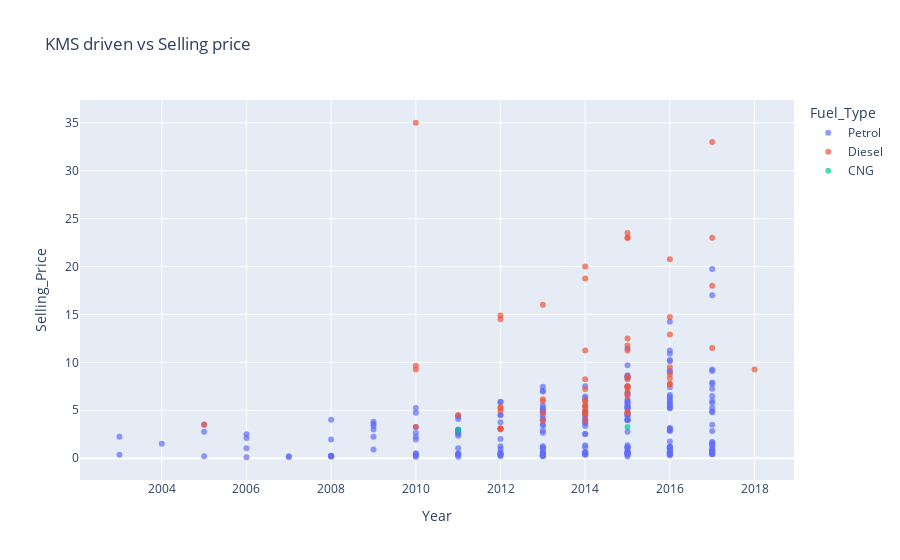

The code cell stored with this chart in its notebook:
### Markdown cell above
As we can see, the greater the present price the greater the selling price, this is also intuitive because the cars that are expensive, will probably also be sold at higher prices.

# Kilometer driven vs selling price 
see below, newer the car higher the selling price is

### Code cell
fig= px.scatter(car_data,
                x='Year',
                y='Selling_Price',
                opacity=.7,
                title='KMS driven vs Selling price',
                color='Fuel_Type')
fig.update_traces(marker_size=6)
fig.show()

### Figure 1 — Plotly figure (JSON) as saved in the notebook; plotly's stock layout.template omitted (floating-point values rounded to 4 significant figures; data arrays with more than 128 entries replaced by an {"elided": "..."} marker saying what was removed)
{"data": [{"hovertemplate": "Fuel_Type=Petrol<br>Year=%{x}<br>Selling_Price=%{y}<extra></extra>", "legendgroup": "Petrol", "marker": {"color": "#636efa", "opacity": 0.7, "size": 6, "symbol": "circle"}, "mode": "markers", "name": "Petrol", "orientation": "v", "showlegend": true, "type": "scatter", "x": {"elided": "239 int values"}, "xaxis": "x", "y": {"elided": "239 float values"}, "yaxis": "y"}, {"hovertemplate": "Fuel_Type=Diesel<br>Year=%{x}<br>Selling_Price=%{y}<extra></extra>", "legendgroup": "Diesel", "marker": {"color": "#EF553B", "opacity": 0.7, "size": 6, "symbol": "circle"}, "mode": "markers", "name": "Diesel", "orientation": "v", "showlegend": true, "type": "scatter", "x": [2013, 2014, 2018, 2015, 2016, 2015, 2015, 2016, 2015, 2016, 2015, 2012, 2014, 2014, 2014, 2014, 2012, 2015, 2017, 2013, 2014, 2014, 2015, 2017, 2014, 2010, 2014, 2011, 2014, 2012, 2016, 2015, 2017, 2015, 2005, 2010, 2014, 2015, 2016, 2010, 2010, 2015, 2015, 2014, 2015, 2012, 2012, 2013, 2013, 2015, 2012, 2013, 2012, 2016, 2014, 2016, 2014, 2015, 2016, 2017], "xaxis": "x", "y": [4.75, 4.6, 9.25, 6.5, 8.75, 7.45, 6.85, 7.75, 7.25, 7.75, 7.45, 3.1, 4.95, 6.0, 5.5, 5.5, 14.9, 23.0, 18.0, 16.0, 19.99, 18.75, 23.5, 33.0, 4.75, 9.25, 3.95, 4.5, 4.9, 14.5, 14.73, 4.75, 23.0, 12.5, 3.49, 35.0, 11.25, 23.0, 20.75, 9.65, 3.25, 4.85, 11.75, 6.0, 8.25, 4.95, 3.1, 6.15, 3.9, 11.25, 5.35, 5.95, 5.2, 12.9, 7.2, 8.35, 8.25, 8.55, 9.5, 11.5], "yaxis": "y"}, {"hovertemplate": "Fuel_Type=CNG<br>Year=%{x}<br>Selling_Price=%{y}<extra></extra>", "legendgroup": "CNG", "marker": {"color": "#00cc96", "opacity": 0.7, "size": 6, "symbol": "circle"}, "mode": "markers", "name": "CNG", "orientation": "v", "showlegend": true, "type": "scatter", "x": [2015, 2011], "xaxis": "x", "y": [3.25, 2.95], "yaxis": "y"}], "layout": {"legend": {"title": {"text": "Fuel_Type"}, "tracegroupgap": 0}, "title": {"text": "KMS driven vs Selling price"}, "xaxis": {"anchor": "y", "domain": [0, 1], "title": {"text": "Year"}}, "yaxis": {"anchor": "x", "domain": [0, 1], "title": {"text": "Selling_Price"}}}}
